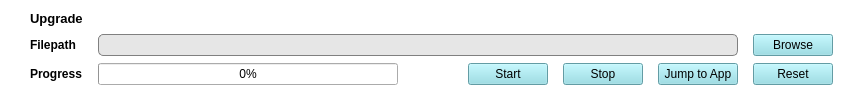
         <widget class="QFrame" name="frame_12">
          <property name="sizePolicy">
           <sizepolicy hsizetype="Preferred" vsizetype="Fixed">
            <horstretch>0</horstretch>
            <verstretch>0</verstretch>
           </sizepolicy>
          </property>
          <property name="styleSheet">
           <string notr="true">
QFrame{
background-color: rgb(255,255,255);
border-radius: 5px;
}</string>
          </property>
          <property name="frameShape">
           <enum>QFrame::StyledPanel</enum>
          </property>
          <property name="frameShadow">
           <enum>QFrame::Raised</enum>
          </property>
          <layout class="QGridLayout" name="gridLayout_28">
           <property name="leftMargin">
            <number>15</number>
           </property>
           <property name="topMargin">
            <number>10</number>
           </property>
           <property name="rightMargin">
            <number>15</number>
           </property>
           <property name="bottomMargin">
            <number>10</number>
           </property>
           <property name="spacing">
            <number>5</number>
           </property>
           <item row="0" column="0">
            <layout class="QGridLayout" name="gridLayout_25">
             <property name="leftMargin">
              <number>15</number>
             </property>
             <property name="rightMargin">
              <number>15</number>
             </property>
             <property name="bottomMargin">
              <number>5</number>
             </property>
             <property name="horizontalSpacing">
              <number>15</number>
             </property>
             <property name="verticalSpacing">
              <number>7</number>
             </property>
             <item row="1" column="6">
              <widget class="QPushButton" name="BrowseUpgrade">
               <property name="sizePolicy">
                <sizepolicy hsizetype="Preferred" vsizetype="Preferred">
                 <horstretch>0</horstretch>
                 <verstretch>0</verstretch>
                </sizepolicy>
               </property>
               <property name="styleSheet">
                <string notr="true">background-color: rgb(139, 219, 229);

color: rgb(0, 0, 0);</string>
               </property>
               <property name="text">
                <string>Browse</string>
               </property>
              </widget>
             </item>
             <item row="0" column="0">
              <widget class="QLabel" name="label_14">
               <property name="font">
                <font>
                 <family>MS Shell Dlg 2</family>
                 <pointsize>10</pointsize>
                 <weight>75</weight>
                 <italic>false</italic>
                 <bold>true</bold>
                </font>
               </property>
               <property name="styleSheet">
                <string notr="true"/>
               </property>
               <property name="text">
                <string>Upgrade</string>
               </property>
              </widget>
             </item>
             <item row="2" column="1">
              <widget class="QProgressBar" name="upgrade_progress">
               <property name="sizePolicy">
                <sizepolicy hsizetype="Fixed" vsizetype="Preferred">
                 <horstretch>0</horstretch>
                 <verstretch>0</verstretch>
                </sizepolicy>
               </property>
               <property name="minimumSize">
                <size>
                 <width>300</width>
                 <height>0</height>
                </size>
               </property>
               <property name="value">
                <number>0</number>
               </property>
              </widget>
             </item>
             <item row="2" column="3">
              <widget class="QPushButton" name="startBrowse">
               <property name="sizePolicy">
                <sizepolicy hsizetype="Preferred" vsizetype="Preferred">
                 <horstretch>0</horstretch>
                 <verstretch>0</verstretch>
                </sizepolicy>
               </property>
               <property name="styleSheet">
                <string notr="true">background-color: rgb(139, 219, 229);

color: rgb(0, 0, 0);</string>
               </property>
               <property name="text">
                <string>Start</string>
               </property>
              </widget>
             </item>
             <item row="1" column="0">
              <widget class="QLabel" name="label_55">
               <property name="palette">
                <palette>
                 <active>
                  <colorrole role="WindowText">
                   <brush brushstyle="SolidPattern">
                    <color alpha="255">
                     <red>0</red>
                     <green>0</green>
                     <blue>0</blue>
                    </color>
                   </brush>
                  </colorrole>
                  <colorrole role="Button">
                   <brush brushstyle="SolidPattern">
                    <color alpha="255">
                     <red>255</red>
                     <green>255</green>
                     <blue>255</blue>
                    </color>
                   </brush>
                  </colorrole>
                  <colorrole role="Text">
                   <brush brushstyle="SolidPattern">
                    <color alpha="255">
                     <red>0</red>
                     <green>0</green>
                     <blue>0</blue>
                    </color>
                   </brush>
                  </colorrole>
                  <colorrole role="ButtonText">
                   <brush brushstyle="SolidPattern">
                    <color alpha="255">
                     <red>0</red>
                     <green>0</green>
                     <blue>0</blue>
                    </color>
                   </brush>
                  </colorrole>
                  <colorrole role="Base">
                   <brush brushstyle="SolidPattern">
                    <color alpha="255">
                     <red>255</red>
                     <green>255</green>
                     <blue>255</blue>
                    </color>
                   </brush>
                  </colorrole>
                  <colorrole role="Window">
                   <brush brushstyle="SolidPattern">
                    <color alpha="255">
                     <red>255</red>
                     <green>255</green>
                     <blue>255</blue>
                    </color>
                   </brush>
                  </colorrole>
                  <colorrole role="PlaceholderText">
                   <brush brushstyle="NoBrush">
                    <color alpha="128">
                     <red>0</red>
                     <green>0</green>
                     <blue>0</blue>
                    </color>
                   </brush>
                  </colorrole>
                 </active>
                 <inactive>
                  <colorrole role="WindowText">
                   <brush brushstyle="SolidPattern">
                    <color alpha="255">
                     <red>0</red>
                     <green>0</green>
                     <blue>0</blue>
                    </color>
                   </brush>
                  </colorrole>
                  <colorrole role="Button">
                   <brush brushstyle="SolidPattern">
                    <color alpha="255">
                     <red>255</red>
                     <green>255</green>
                     <blue>255</blue>
                    </color>
                   </brush>
                  </colorrole>
                  <colorrole role="Text">
                   <brush brushstyle="SolidPattern">
                    <color alpha="255">
                     <red>0</red>
                     <green>0</green>
                     <blue>0</blue>
                    </color>
                   </brush>
                  </colorrole>
                  <colorrole role="ButtonText">
                   <brush brushstyle="SolidPattern">
                    <color alpha="255">
                     <red>0</red>
                     <green>0</green>
                     <blue>0</blue>
                    </color>
                   </brush>
                  </colorrole>
                  <colorrole role="Base">
                   <brush brushstyle="SolidPattern">
                    <color alpha="255">
                     <red>255</red>
                     <green>255</green>
                     <blue>255</blue>
                    </color>
                   </brush>
                  </colorrole>
                  <colorrole role="Window">
                   <brush brushstyle="SolidPattern">
                    <color alpha="255">
                     <red>255</red>
                     <green>255</green>
                     <blue>255</blue>
                    </color>
                   </brush>
                  </colorrole>
                  <colorrole role="PlaceholderText">
                   <brush brushstyle="NoBrush">
                    <color alpha="128">
                     <red>0</red>
                     <green>0</green>
                     <blue>0</blue>
                    </color>
                   </brush>
                  </colorrole>
                 </inactive>
                 <disabled>
                  <colorrole role="WindowText">
                   <brush brushstyle="SolidPattern">
                    <color alpha="255">
                     <red>0</red>
                     <green>0</green>
                     <blue>0</blue>
                    </color>
                   </brush>
                  </colorrole>
                  <colorrole role="Button">
                   <brush brushstyle="SolidPattern">
                    <color alpha="255">
                     <red>255</red>
                     <green>255</green>
                     <blue>255</blue>
                    </color>
                   </brush>
                  </colorrole>
                  <colorrole role="Text">
                   <brush brushstyle="SolidPattern">
                    <color alpha="255">
                     <red>0</red>
                     <green>0</green>
                     <blue>0</blue>
                    </color>
                   </brush>
                  </colorrole>
                  <colorrole role="ButtonText">
                   <brush brushstyle="SolidPattern">
                    <color alpha="255">
                     <red>0</red>
                     <green>0</green>
                     <blue>0</blue>
                    </color>
                   </brush>
                  </colorrole>
                  <colorrole role="Base">
                   <brush brushstyle="SolidPattern">
                    <color alpha="255">
                     <red>255</red>
                     <green>255</green>
                     <blue>255</blue>
                    </color>
                   </brush>
                  </colorrole>
                  <colorrole role="Window">
                   <brush brushstyle="SolidPattern">
                    <color alpha="255">
                     <red>255</red>
                     <green>255</green>
                     <blue>255</blue>
                    </color>
                   </brush>
                  </colorrole>
                  <colorrole role="PlaceholderText">
                   <brush brushstyle="NoBrush">
                    <color alpha="128">
                     <red>0</red>
                     <green>0</green>
                     <blue>0</blue>
                    </color>
                   </brush>
                  </colorrole>
                 </disabled>
                </palette>
               </property>
               <property name="font">
                <font>
                 <weight>75</weight>
                 <bold>true</bold>
                </font>
               </property>
               <property name="styleSheet">
                <string notr="true">color: rgb(0, 0, 0);</string>
               </property>
               <property name="text">
                <string>Filepath</string>
               </property>
              </widget>
             </item>
             <item row="2" column="0">
              <widget class="QLabel" name="label_62">
               <property name="palette">
                <palette>
                 <active>
                  <colorrole role="WindowText">
                   <brush brushstyle="SolidPattern">
                    <color alpha="255">
                     <red>0</red>
                     <green>0</green>
                     <blue>0</blue>
                    </color>
                   </brush>
                  </colorrole>
                  <colorrole role="Button">
                   <brush brushstyle="SolidPattern">
                    <color alpha="255">
                     <red>255</red>
                     <green>255</green>
                     <blue>255</blue>
                    </color>
                   </brush>
                  </colorrole>
                  <colorrole role="Text">
                   <brush brushstyle="SolidPattern">
                    <color alpha="255">
                     <red>0</red>
                     <green>0</green>
                     <blue>0</blue>
                    </color>
                   </brush>
                  </colorrole>
                  <colorrole role="ButtonText">
                   <brush brushstyle="SolidPattern">
                    <color alpha="255">
                     <red>0</red>
                     <green>0</green>
                     <blue>0</blue>
                    </color>
                   </brush>
                  </colorrole>
                  <colorrole role="Base">
                   <brush brushstyle="SolidPattern">
                    <color alpha="255">
                     <red>255</red>
                     <green>255</green>
                     <blue>255</blue>
                    </color>
                   </brush>
                  </colorrole>
                  <colorrole role="Window">
                   <brush brushstyle="SolidPattern">
                    <color alpha="255">
                     <red>255</red>
                     <green>255</green>
                     <blue>255</blue>
                    </color>
                   </brush>
                  </colorrole>
                  <colorrole role="PlaceholderText">
                   <brush brushstyle="NoBrush">
                    <color alpha="128">
                     <red>0</red>
                     <green>0</green>
                     <blue>0</blue>
                    </color>
                   </brush>
                  </colorrole>
                 </active>
                 <inactive>
                  <colorrole role="WindowText">
                   <brush brushstyle="SolidPattern">
                    <color alpha="255">
                     <red>0</red>
                     <green>0</green>
                     <blue>0</blue>
                    </color>
                   </brush>
                  </colorrole>
                  <colorrole role="Button">
                   <brush brushstyle="SolidPattern">
                    <color alpha="255">
                     <red>255</red>
                     <green>255</green>
                     <blue>255</blue>
                    </color>
                   </brush>
                  </colorrole>
                  <colorrole role="Text">
                   <brush brushstyle="SolidPattern">
                    <color alpha="255">
                     <red>0</red>
                     <green>0</green>
                     <blue>0</blue>
                    </color>
                   </brush>
                  </colorrole>
                  <colorrole role="ButtonText">
                   <brush brushstyle="SolidPattern">
                    <color alpha="255">
                     <red>0</red>
                     <green>0</green>
                     <blue>0</blue>
                    </color>
                   </brush>
                  </colorrole>
                  <colorrole role="Base">
                   <brush brushstyle="SolidPattern">
                    <color alpha="255">
                     <red>255</red>
                     <green>255</green>
                     <blue>255</blue>
                    </color>
                   </brush>
                  </colorrole>
                  <colorrole role="Window">
                   <brush brushstyle="SolidPattern">
                    <color alpha="255">
                     <red>255</red>
                     <green>255</green>
                     <blue>255</blue>
                    </color>
                   </brush>
                  </colorrole>
                  <colorrole role="PlaceholderText">
                   <brush brushstyle="NoBrush">
                    <color alpha="128">
                     <red>0</red>
                     <green>0</green>
                     <blue>0</blue>
                    </color>
                   </brush>
                  </colorrole>
                 </inactive>
                 <disabled>
                  <colorrole role="WindowText">
                   <brush brushstyle="SolidPattern">
                    <color alpha="255">
                     <red>0</red>
                     <green>0</green>
                     <blue>0</blue>
                    </color>
                   </brush>
                  </colorrole>
                  <colorrole role="Button">
                   <brush brushstyle="SolidPattern">
                    <color alpha="255">
                     <red>255</red>
                     <green>255</green>
                     <blue>255</blue>
                    </color>
                   </brush>
                  </colorrole>
                  <colorrole role="Text">
                   <brush brushstyle="SolidPattern">
                    <color alpha="255">
                     <red>0</red>
                     <green>0</green>
                     <blue>0</blue>
                    </color>
                   </brush>
                  </colorrole>
                  <colorrole role="ButtonText">
                   <brush brushstyle="SolidPattern">
                    <color alpha="255">
                     <red>0</red>
                     <green>0</green>
                     <blue>0</blue>
                    </color>
                   </brush>
                  </colorrole>
                  <colorrole role="Base">
                   <brush brushstyle="SolidPattern">
                    <color alpha="255">
                     <red>255</red>
                     <green>255</green>
                     <blue>255</blue>
                    </color>
                   </brush>
                  </colorrole>
                  <colorrole role="Window">
                   <brush brushstyle="SolidPattern">
                    <color alpha="255">
                     <red>255</red>
                     <green>255</green>
                     <blue>255</blue>
                    </color>
                   </brush>
                  </colorrole>
                  <colorrole role="PlaceholderText">
                   <brush brushstyle="NoBrush">
                    <color alpha="128">
                     <red>0</red>
                     <green>0</green>
                     <blue>0</blue>
                    </color>
                   </brush>
                  </colorrole>
                 </disabled>
                </palette>
               </property>
               <property name="font">
                <font>
                 <weight>75</weight>
                 <bold>true</bold>
                </font>
               </property>
               <property name="styleSheet">
                <string notr="true">color: rgb(0, 0, 0);</string>
               </property>
               <property name="text">
                <string>Progress</string>
               </property>
              </widget>
             </item>
             <item row="2" column="6">
              <widget class="QPushButton" name="Reset_timestamp">
               <property name="sizePolicy">
                <sizepolicy hsizetype="Preferred" vsizetype="Preferred">
                 <horstretch>0</horstretch>
                 <verstretch>0</verstretch>
                </sizepolicy>
               </property>
               <property name="styleSheet">
                <string notr="true">background-color: rgb(139, 219, 229);

color: rgb(0, 0, 0);</string>
               </property>
               <property name="text">
                <string>Reset</string>
               </property>
              </widget>
             </item>
             <item row="1" column="1" colspan="5">
              <widget class="QLineEdit" name="browseLineEdit">
               <property name="sizePolicy">
                <sizepolicy hsizetype="Preferred" vsizetype="Preferred">
                 <horstretch>0</horstretch>
                 <verstretch>0</verstretch>
                </sizepolicy>
               </property>
               <property name="styleSheet">
                <string notr="true">

QLineEdit{
background-color: rgb(230, 230, 230);
border: 1px solid gray;

border-radius: 5px;

padding: 0 8px;

selection-background-color: darkgray;

}</string>
               </property>
              </widget>
             </item>
             <item row="2" column="2">
              <spacer name="horizontalSpacer_2">
               <property name="orientation">
                <enum>Qt::Horizontal</enum>
               </property>
               <property name="sizeHint" stdset="0">
                <size>
                 <width>40</width>
                 <height>20</height>
                </size>
               </property>
              </spacer>
             </item>
             <item row="2" column="5">
              <widget class="QPushButton" name="jump_to_app_btn">
               <property name="sizePolicy">
                <sizepolicy hsizetype="Preferred" vsizetype="Preferred">
                 <horstretch>0</horstretch>
                 <verstretch>0</verstretch>
                </sizepolicy>
               </property>
               <property name="styleSheet">
                <string notr="true">background-color: rgb(139, 219, 229);

color: rgb(0, 0, 0);</string>
               </property>
               <property name="text">
                <string>Jump to App</string>
               </property>
              </widget>
             </item>
             <item row="2" column="4">
              <widget class="QPushButton" name="stop_progressbar">
               <property name="sizePolicy">
                <sizepolicy hsizetype="Preferred" vsizetype="Preferred">
                 <horstretch>0</horstretch>
                 <verstretch>0</verstretch>
                </sizepolicy>
               </property>
               <property name="styleSheet">
                <string notr="true">background-color: rgb(139, 219, 229);

color: rgb(0, 0, 0);</string>
               </property>
               <property name="text">
                <string>Stop</string>
               </property>
              </widget>
             </item>
            </layout>
           </item>
          </layout>
         </widget>
